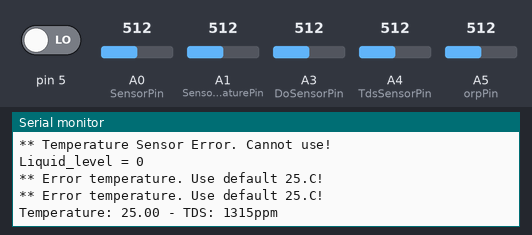
The sketch below on a simulated Arduino Uno, built with avr-gcc and run on an emulated ATmega328P. Shown: the last lines printed to the serial monitor. The inputs (shaded band) are chosen by the test bench; at power-on: A0 (SensorPin) = 512, A5 (orpPin) = 512, A1 (SensorTemperaturePin) = 512, pin 5 LOW, A3 (DoSensorPin) = 512, A4 (TdsSensorPin) = 512. EEPROM starts erased.

Above: at 1.2 s.
1.3 s: A0 (SensorPin) set to 554
At 2.6 s:
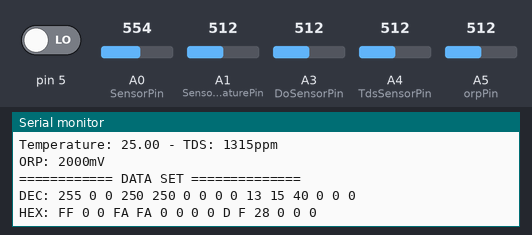
3.6 s: A0 (SensorPin) set to 586
At 7.3 s:
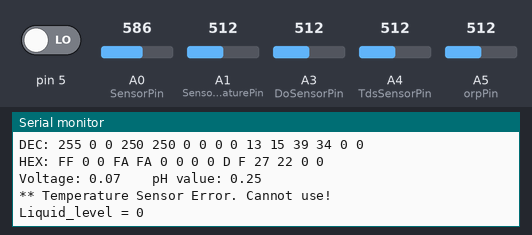
20.7 s: A5 (orpPin) set to 529
At 22.0 s:
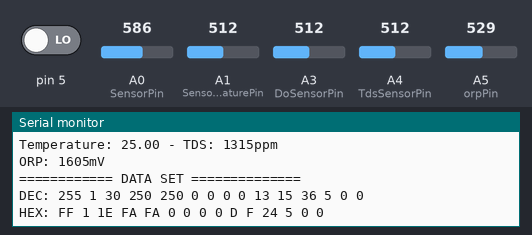
22.2 s: A1 (SensorTemperaturePin) set to 256
At 23.2 s:
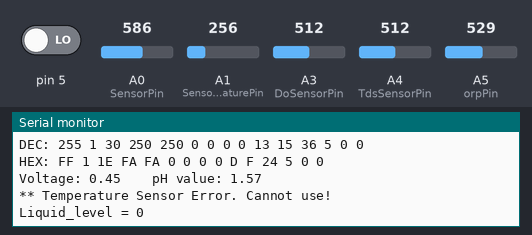
23.7 s: A1 (SensorTemperaturePin) set to 221
At 26.6 s:
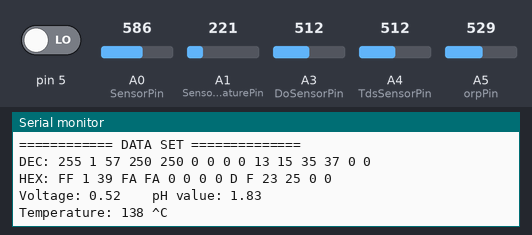
Timing chart, 0 to 28.1 s (numbered marks = the images above; inputs shaded):
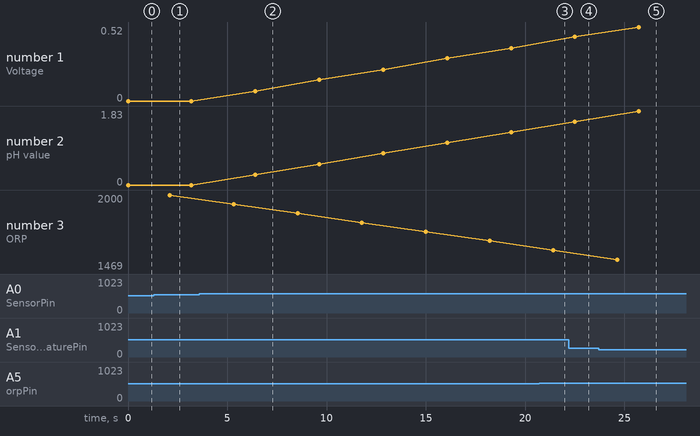

The sketch:

getdata.ino
```cpp
/***************************************************
INCLUDE LIBRARIES AND DEFINE VARIABLES IN EACH FUNCTION
****************************************************/
//  SW1 - A0: pH Sensor                     https://www.dfrobot.com/wiki/index.php/PH_meter(SKU:_SEN0161)
//  SW2 - A1: High Temperature Sensor       https://www.dfrobot.com/wiki/index.php/HighTemperatureSensor_SKU:SEN0198
//  SW3 - A2: Liquid Level Sensor           https://www.dfrobot.com/wiki/index.php/Liquid_Level_Sensor-FS-IR02_SKU:_SEN0205
//  SW4 - A3: Dissolved Oxygen Sensor       https://www.dfrobot.com/wiki/index.php/Gravity:_Analog_Dissolved_Oxygen_Sensor_SKU:SEN0237
//  SW5 - A4: Total Dissolved Solids        https://www.dfrobot.com/wiki/index.php/Gravity:_Analog_TDS_Sensor_/_Meter_For_Arduino_SKU:_SEN0244
//  SW6 - A5: Oxydation Reduction Potetial  https://www.dfrobot.com/wiki/index.php/Analog_ORP_Meter(SKU:SEN0165)

uint8_t dataSensor[15];

//================= pH sensor ===================
#define SensorPin A0            //pH meter Analog output to Arduino Analog Input 0
#define Offset 0.00            //deviation compensate
#define samplingInterval 20
#define printInterval 800
#define ArrayLenth  40    //times of collection
int pHArray[ArrayLenth];   //Store the average value of the sensor feedback
int pHArrayIndex=0;

//=========== high temperature sensor ===========
#include "DFRobotHighTemperatureSensor.h"
#define SensorTemperaturePin A1
const float voltageRef = 5.000; //Set reference voltage,you need test your IOREF voltage.
//const float voltageRef = 3.300;
int HighTemperaturePin = A1;  //Setting pin
DFRobotHighTemperature PT100 = DFRobotHighTemperature(voltageRef); //Define an PT100 object
int tempTotal = 25;
//============== liquid level sensor ============
#define SensorLiquidLevelPin A2
int Liquid_level=0;

//================= oxygen sensor ===============
#include <avr/pgmspace.h>
#include <EEPROM.h>

#define DoSensorPin A3    //dissolved oxygen sensor analog output pin to arduino mainboard
#define VREF 5000    //for arduino uno, the ADC reference is the AVCC, that is 5000mV(TYP)
float doValue;      //current dissolved oxygen value, unit; mg/L
float temperatureDO = 25;    //default temperature is 25^C, you can use a temperature sensor to read it

#define EEPROM_write(address, p) {int i = 0; byte *pp = (byte*)&(p);for(; i < sizeof(p); i++) EEPROM.write(address+i, pp[i]);}
#define EEPROM_read(address, p)  {int i = 0; byte *pp = (byte*)&(p);for(; i < sizeof(p); i++) pp[i]=EEPROM.read(address+i);}

#define ReceivedBufferLength 20
char receivedBuffer[ReceivedBufferLength+1];    // store the serial command
byte receivedBufferIndex = 0;

#define SCOUNT  30           // sum of sample point
int analogBuffer[SCOUNT];    //store the analog value in the array, readed from ADC
int analogBufferTemp[SCOUNT];
int analogBufferIndex = 0,copyIndex = 0;

#define SaturationDoVoltageAddress 12          //the address of the Saturation Oxygen voltage stored in the EEPROM
#define SaturationDoTemperatureAddress 16      //the address of the Saturation Oxygen temperature stored in the EEPROM
float SaturationDoVoltage,SaturationDoTemperature;
float averageVoltage;

const float SaturationValueTab[41] PROGMEM = {      //saturation dissolved oxygen concentrations at various temperatures
14.46, 14.22, 13.82, 13.44, 13.09,
12.74, 12.42, 12.11, 11.81, 11.53,
11.26, 11.01, 10.77, 10.53, 10.30,
10.08, 9.86,  9.66,  9.46,  9.27,
9.08,  8.90,  8.73,  8.57,  8.41,
8.25,  8.11,  7.96,  7.82,  7.69,
7.56,  7.43,  7.30,  7.18,  7.07,
6.95,  6.84,  6.73,  6.63,  6.53,
6.41,
};

//================= solids sensor ===============
#define TdsSensorPin A4

#include <EEPROM.h>
#include "GravityTDS.h"

GravityTDS gravityTds;

float temperatureTDS = 25,tdsValue = 0;

//================== orp sensor =================
#define VOLTAGE 5.00    //system voltage
#define OFFSET 0        //zero drift voltage

double orpValue;

#define ArrayLenth  40    //times of collection
#define orpPin A5          //orp meter output,connect to Arduino controller ADC pin

int orpArray[ArrayLenth];
int orpArrayIndex=0;

/***************************************************
                      MAIN
****************************************************/
void setup() {
  // put your setup code here, to run once:
  init_start();
}

void loop() {
  // put your main code here, to run repeatedly:
  //Serial.println(getdata());
  getdata();
  showup();
  delay(1000);
}

/***************************************************
                SETUP FOR SENSOR
****************************************************/
void init_start(){
  Serial.begin(9600);
  init_ph();
  init_temp();
  init_liq();
  init_oxy();
  init_solids();
  init_orp();
}

//================= pH sensor ===================
void init_ph(){
  pinMode(SensorPin,INPUT);
}
//=========== high temperature sensor ===========
void init_temp(){
  //do nothing
}
//============== liquid level sensor ============
void init_liq(){
  pinMode(SensorLiquidLevelPin,INPUT);
}
//================= oxygen sensor ===============
void init_oxy(){
  pinMode(DoSensorPin,INPUT);
}
//================= solids sensor ===============
void init_solids(){
  gravityTds.setPin(TdsSensorPin);
  gravityTds.setAref(5.0);  //reference voltage on ADC, default 5.0V on Arduino UNO
  gravityTds.setAdcRange(1024);  //1024 for 10bit ADC;4096 for 12bit ADC
  gravityTds.begin();  //initialization
}
//================== orp sensor =================
void init_orp(){
  //NOTHING TO DO
}
/***************************************************
                FUNCTION GET DATA
****************************************************/
void getdata(){
  //Create data of sensor then import into array dataSensor
  dataSensor[0] = 0xFF;   //Which port of analog sensor doesn't work, 1111 1111 is all working
  dataSensor[13] = 0x00;  //Number of analog sensor is not working
  dataSensor[14] = 0;     //Or '\0' is the end of data sensor
  for (int i = 1; i < 13; ++i)
  {
    dataSensor[i] = 0;
  }

  if (checkPin(SensorPin) == true) getdata_ph();
  else {
    dataSensor[1] = 0xFA;
    dataSensor[2] = 0xFA;
  }

  if (checkPin(SensorTemperaturePin) == true) getdata_temp();
  else {
    dataSensor[3] = 0xFA;
    dataSensor[4] = 0xFA;
  }

  getdata_liq();

  // if (checkPin(SensorLiquidLevelPin) == true) getdata_liq();
  // else {
  //   dataSensor[5] = 0xFA;
  //   dataSensor[6] = 0xFA;
  // }

  if (checkPin(DoSensorPin) == true) getdata_oxy();
  else {
    dataSensor[7] = 0xFA;
    dataSensor[8] = 0xFA;
  }

  if (checkPin(TdsSensorPin) == true) getdata_solids();
  else {
    dataSensor[9] = 0xFA;
    dataSensor[10] = 0xFA;
  }

  if (checkPin(orpPin) == true) getdata_orp();
  else {
    dataSensor[11] = 0xFA;
    dataSensor[12] = 0xFA;
  }

}

//================= pH sensor ===================
void getdata_ph(){
  static unsigned long samplingTime = millis();
  static unsigned long printTime = millis();
  static float pHValue,voltage;
  if(millis()-samplingTime > samplingInterval)
  {
    pHArray[pHArrayIndex++]=analogRead(SensorPin);
    if(pHArrayIndex==ArrayLenth)pHArrayIndex=0;
    voltage = avergearray(pHArray, ArrayLenth)*5.0/1024;
    pHValue = 3.5*voltage+Offset;
    samplingTime=millis();
  }

  Serial.print("Voltage: ");
  Serial.print(voltage,2);
  Serial.print("    pH value: ");
  Serial.println(pHValue,2);
  int TphValue = round(pHValue*100); //Delta = 0.01
  dataSensor[2] = TphValue%100;
  dataSensor[1] = TphValue/100;

}
//=========== high temperature sensor ===========
void getdata_temp(){
  int temperature = PT100.readTemperature(HighTemperaturePin);  //Get temperature
  tempTotal = temperature;
  if (temperature > 150){
    Serial.println("** Temperature Sensor Error. Cannot use!");
    dataSensor[4] = 0xFA;
    dataSensor[3] = 0xFA;
  } else {
    Serial.print("Temperature: ");
    Serial.print(temperature);
    Serial.println(" ^C");
    delay(1000); //just here to slow down the output so it is easier to read
    dataSensor[4] = temperature%100;
    dataSensor[3] = temperature/100;
  }
}
//============== liquid level sensor ============
void getdata_liq(){
  Liquid_level=digitalRead(5);
  Serial.print("Liquid_level = ");
  Serial.println(Liquid_level,DEC);
  delay(1000);
  int Tliq = Liquid_level*100;
  dataSensor[6] = Tliq%100;
  dataSensor[5] = Tliq/100;
}
//================= oxygen sensor ===============
void getdata_oxy(){
  temperatureDO = tempTotal;
  if (temperatureDO > 149) {
    Serial.println("** Error temperature. Use default 25.C!"); //use default degree = 25
    temperatureDO = 25;
  }
  static unsigned long analogSampleTimepoint = millis();
  if(millis()-analogSampleTimepoint > 30U)     //every 30 milliseconds,read the analog value from the ADC
  {
   analogSampleTimepoint = millis();
   analogBuffer[analogBufferIndex] = analogRead(DoSensorPin);    //read the analog value and store into the buffer
   analogBufferIndex++;
   if(analogBufferIndex == SCOUNT)
       analogBufferIndex = 0;
  }

  static unsigned long tempSampleTimepoint = millis();
  if(millis()-tempSampleTimepoint > 500U)  // every 500 milliseconds, read the temperature
  {
    tempSampleTimepoint = millis();
    //temperatureDO = readTemperature();  // add your temperature codes here to read the temperature, unit:^C
  }

  static unsigned long printTimepoint = millis();
  if(millis()-printTimepoint > 1000U)
  {
    printTimepoint = millis();
    for(copyIndex=0;copyIndex<SCOUNT;copyIndex++)
    {
      analogBufferTemp[copyIndex]= analogBuffer[copyIndex];
    }
    averageVoltage = getMedianNum(analogBufferTemp,SCOUNT) * (float)VREF / 1024.0; // read the value more stable by the median filtering algorithm
    Serial.print(F("Temperature:"));
    Serial.print(temperatureDO,1);
    Serial.print(F("^C"));
    doValue = pgm_read_float_near( &SaturationValueTab[0] + (int)(SaturationDoTemperature+0.5) ) * averageVoltage / SaturationDoVoltage;  //calculate the do value, doValue = Voltage / SaturationDoVoltage * SaturationDoValue(with temperature compensation)
    Serial.print(F(",  DO Value:"));
    Serial.print(doValue,2);
    Serial.println(F("mg/L"));
    int TdoValue = round(doValue*100);
    dataSensor[8] = TdoValue%100;
    dataSensor[7] = TdoValue/100;
  }

//  if(serialDataAvailable() > 0)
//  {
//    byte modeIndex = uartParse();  //parse the uart command received
//    doCalibration(modeIndex);    // If the correct calibration command is received, the calibration function should be called.
//  }
}
//================= solids sensor ===============
void getdata_solids(){
  temperatureTDS = tempTotal;
  if (temperatureTDS > 149) {
    Serial.println("** Error temperature. Use default 25.C!"); //use default degree = 25
    temperatureTDS = 25;
//    dataSensor[10] = 0xFA;
//    dataSensor[9] = 0xFA;
//    return;
  }
  if (temperatureTDS > 55){
    Serial.println("Temperature higher 55^C. Cannot use!");
    dataSensor[10] = 0xFA;
    dataSensor[9] = 0xFA;
  } else {
    gravityTds.setTemperature(temperatureTDS);  // set the temperature and execute temperature compensation
    gravityTds.update();  //sample and calculate
    tdsValue = gravityTds.getTdsValue();  // then get the value
    Serial.print("Temperature: ");
    Serial.print(temperatureTDS);
    Serial.print(" - TDS: ");
    Serial.print(tdsValue,0);
    Serial.println("ppm");
    int Ttds = round(tdsValue*1);
    dataSensor[10] = Ttds%100;
    dataSensor[9] = Ttds/100;
  }
  delay(1000);
}
//================== orp sensor =================
void getdata_orp(){
  static unsigned long orpTimer=millis();   //analog sampling interval
  static unsigned long printTime=millis();
  if(millis() >= orpTimer)
  {
    orpTimer=millis()+20;
    orpArray[orpArrayIndex++]=analogRead(orpPin);    //read an analog value every 20ms
    if (orpArrayIndex==ArrayLenth) {
      orpArrayIndex=0;
    }
    orpValue=((30*(double)VOLTAGE*1000)-(75*avergearray(orpArray, ArrayLenth)*VOLTAGE*1000/1024))/75-OFFSET;

    //convert the analog value to orp according the circuit

  }
  if(millis() >= printTime)   //Every 800 milliseconds, print a numerical, convert the state of the LED indicator
  {
    printTime=millis()+800;
    Serial.print("ORP: ");
    Serial.print((int)orpValue);
    Serial.println("mV");
    int TorpValue = round(orpValue+2000);
    dataSensor[12] = TorpValue%100;
    dataSensor[11] = TorpValue/100;
  }
}
/***************************************************
                    SUB-FUNCTION
****************************************************/
double avergearray(int* arr, int number){
  int i;
  int max,min;
  double avg;
  long amount=0;
  if(number<=0){
    Serial.println("Error number for the array to avraging!/n");
    return 0;
  }
  if(number<5){   //less than 5, calculated directly statistics
    for(i=0;i<number;i++){
      amount+=arr[i];
    }
    avg = amount/number;
    return avg;
  }else{
    if(arr[0]<arr[1]){
      min = arr[0];max=arr[1];
    }
    else{
      min=arr[1];max=arr[0];
    }
    for(i=2;i<number;i++){
      if(arr[i]<min){
        amount+=min;        //arr<min
        min=arr[i];
      }else {
        if(arr[i]>max){
          amount+=max;    //arr>max
          max=arr[i];
        }else{
          amount+=arr[i]; //min<=arr<=max
        }
      }//if
    }//for
    avg = (double)amount/(number-2);
  }//if
  return avg;
}
//===============================================//
boolean serialDataAvailable(void)
{
  char receivedChar;
  static unsigned long receivedTimeOut = millis();
  while ( Serial.available() > 0 )
  {
    if (millis() - receivedTimeOut > 500U)
    {
      receivedBufferIndex = 0;
      memset(receivedBuffer,0,(ReceivedBufferLength+1));
    }
    receivedTimeOut = millis();
    receivedChar = Serial.read();
    if (receivedChar == '\n' || receivedBufferIndex == ReceivedBufferLength)
    {
  receivedBufferIndex = 0;
  strupr(receivedBuffer);
  return true;
    }else{
        receivedBuffer[receivedBufferIndex] = receivedChar;
        receivedBufferIndex++;
    }
  }
  return false;
}
//===============================================//
byte uartParse()
{
    byte modeIndex = 0;
    if(strstr(receivedBuffer, "CALIBRATION") != NULL)
        modeIndex = 1;
    else if(strstr(receivedBuffer, "EXIT") != NULL)
        modeIndex = 3;
    else if(strstr(receivedBuffer, "SATCAL") != NULL)
        modeIndex = 2;
    return modeIndex;
}
//===============================================//
void doCalibration(byte mode)
{
    char *receivedBufferPtr;
    static boolean doCalibrationFinishFlag = 0,enterCalibrationFlag = 0;
    float voltageValueStore;
    switch(mode)
    {
      case 0:
      if(enterCalibrationFlag)
         Serial.println(F("Command Error"));
      break;

      case 1:
      enterCalibrationFlag = 1;
      doCalibrationFinishFlag = 0;
      Serial.println();
      Serial.println(F(">>>Enter Calibration Mode<<<"));
      Serial.println(F(">>>Please put the probe into the saturation oxygen water! <<<"));
      Serial.println();
      break;

     case 2:
      if(enterCalibrationFlag)
      {
         Serial.println();
         Serial.println(F(">>>Saturation Calibration Finish!<<<"));
         Serial.println();
         EEPROM_write(SaturationDoVoltageAddress, averageVoltage);
         EEPROM_write(SaturationDoTemperatureAddress, temperatureDO);
         SaturationDoVoltage = averageVoltage;
         SaturationDoTemperature = temperatureDO;
         doCalibrationFinishFlag = 1;
      }
      break;

        case 3:
        if(enterCalibrationFlag)
        {
            Serial.println();
            if(doCalibrationFinishFlag)
               Serial.print(F(">>>Calibration Successful"));
            else
              Serial.print(F(">>>Calibration Failed"));
            Serial.println(F(",Exit Calibration Mode<<<"));
            Serial.println();
            doCalibrationFinishFlag = 0;
            enterCalibrationFlag = 0;
        }
        break;
    }
}
//===============================================//
int getMedianNum(int bArray[], int iFilterLen)
{
      int bTab[iFilterLen];
      for (byte i = 0; i<iFilterLen; i++)
      {
    bTab[i] = bArray[i];
      }
      int i, j, bTemp;
      for (j = 0; j < iFilterLen - 1; j++)
      {
    for (i = 0; i < iFilterLen - j - 1; i++)
          {
      if (bTab[i] > bTab[i + 1])
            {
    bTemp = bTab[i];
          bTab[i] = bTab[i + 1];
    bTab[i + 1] = bTemp;
       }
    }
      }
      if ((iFilterLen & 1) > 0)
  bTemp = bTab[(iFilterLen - 1) / 2];
      else
  bTemp = (bTab[iFilterLen / 2] + bTab[iFilterLen / 2 - 1]) / 2;
      return bTemp;
}
//===============================================//
void readDoCharacteristicValues(void)
{
    EEPROM_read(SaturationDoVoltageAddress, SaturationDoVoltage);
    EEPROM_read(SaturationDoTemperatureAddress, SaturationDoTemperature);
    if(EEPROM.read(SaturationDoVoltageAddress)==0xFF && EEPROM.read(SaturationDoVoltageAddress+1)==0xFF && EEPROM.read(SaturationDoVoltageAddress+2)==0xFF && EEPROM.read(SaturationDoVoltageAddress+3)==0xFF)
    {
      SaturationDoVoltage = 1127.6;   //default voltage:1127.6mv
      EEPROM_write(SaturationDoVoltageAddress, SaturationDoVoltage);
    }
    if(EEPROM.read(SaturationDoTemperatureAddress)==0xFF && EEPROM.read(SaturationDoTemperatureAddress+1)==0xFF && EEPROM.read(SaturationDoTemperatureAddress+2)==0xFF && EEPROM.read(SaturationDoTemperatureAddress+3)==0xFF)
    {
      SaturationDoTemperature = 25.0;   //default temperature is 25^C
      EEPROM_write(SaturationDoTemperatureAddress, SaturationDoTemperature);
    }
}
//===============================================//
void showup(){
  Serial.println("============ DATA SET ==============");
  Serial.print("DEC: ");
  for (int i = 0; i < 15; ++i)
  {
    Serial.print(dataSensor[i],DEC);
    Serial.print(" ");
  }
  Serial.print("\nHEX: ");
  for (int i = 0; i < 15; ++i)
  {
    Serial.print(dataSensor[i],HEX);
    Serial.print(" ");
  }
  Serial.println("\n");
}
//===============================================//
boolean checkPin(int pinCk){
  int checkSum = 0;
  float chk = 0;
  for (int h = 0; h<50; h++) checkSum += analogRead(pinCk);
  chk = (float)checkSum/50;
  if (chk > 30) return true;
  else return false;
}
```

Source omitted: otHighTemperatureSensor.cpp (2928 bytes), obotHighTemperatureSensor.h (3898 bytes), GravityTDS.cpp (6199 bytes), GravityTDS.h (2176 bytes)

Measured:
- the behaviour switches between 567 and 568 on A0 (SensorPin) (found by bisection; images 1 and 2)
- the behaviour switches between 513 and 514 on A5 (orpPin) (found by bisection; images 2 and 3)
- the behaviour switches between 240 and 239 on A1 (SensorTemperaturePin) (found by bisection; images 4 and 5)
- after the input at 23.7 s, the serial monitor: prints a new line after 2.1 s (image 5)
- plotted number 1: 0 → 0.37 after the input at 3.6 s
- plotted number 2: 0 → 1.3 after the input at 3.6 s
